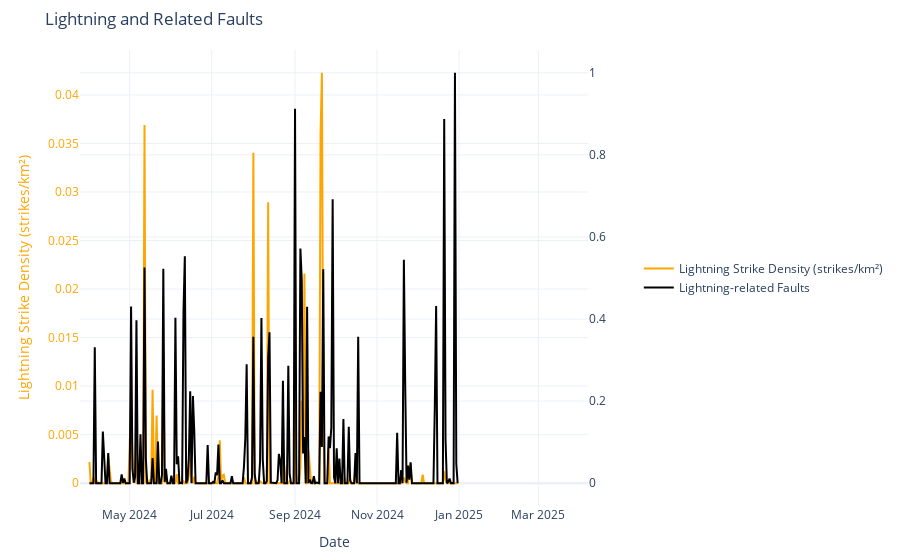

Notebook cell for this chart:
### Code cell
fig_lightning.show()

### Figure 1 — Plotly figure (JSON) as saved in the notebook; plotly's stock layout.template omitted (floating-point values rounded to 4 significant figures; data arrays with more than 128 entries replaced by an {"elided": "..."} marker saying what was removed)
{"data": [{"line": {"color": "orange"}, "name": "Lightning Strike Density (strikes/km²)", "type": "scatter", "x": {"elided": "275 str values"}, "y": {"elided": "275 float values"}}, {"line": {"color": "black"}, "name": "Lightning-related Faults", "type": "scatter", "x": {"elided": "275 str values"}, "y": {"elided": "275 float values"}, "yaxis": "y2"}], "layout": {"hovermode": "x unified", "legend": {"bgcolor": "rgba(255,255,255,0.6)", "orientation": "v", "x": 1.1, "xanchor": "left", "y": 0.5, "yanchor": "middle"}, "margin": {"b": 50, "l": 80, "r": 240, "t": 50}, "showlegend": true, "title": {"text": "Lightning and Related Faults"}, "xaxis": {"range": ["2024-03-25", "2025-04-07"], "title": {"text": "Date"}}, "yaxis": {"color": "orange", "title": {"text": "Lightning Strike Density (strikes/km²)"}}, "yaxis2": {"overlaying": "y", "side": "right"}}}
